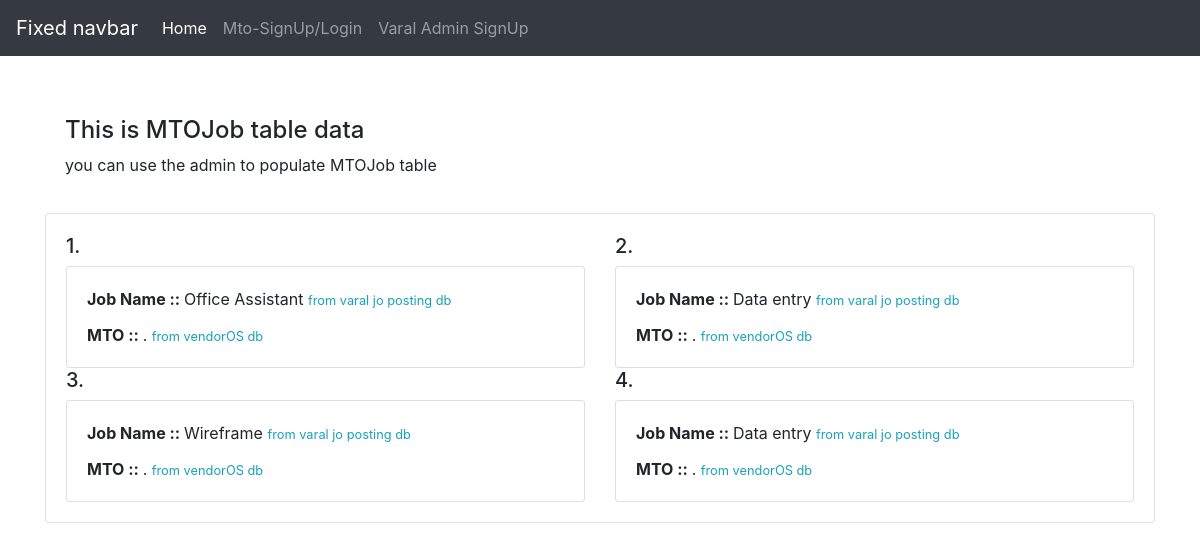
The app's page /, older data.
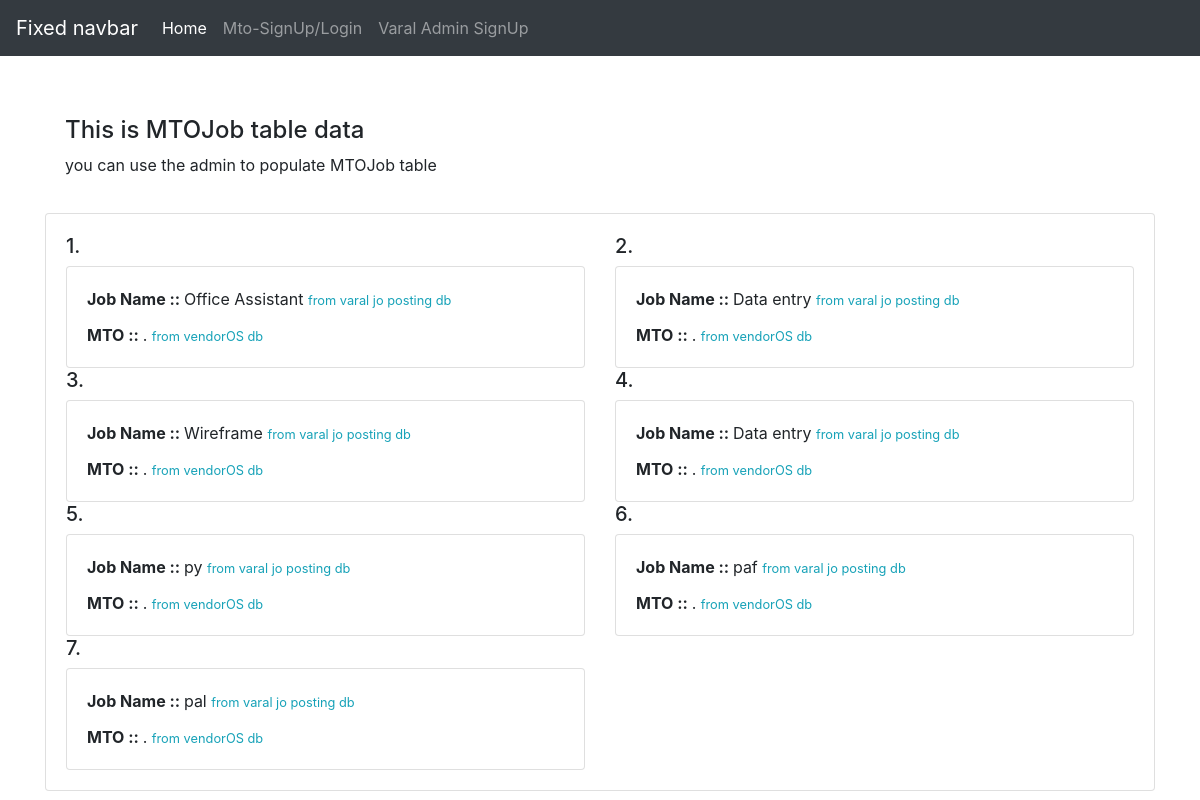
The same page, newer data.
### jobs/models.py (models this page shows, shortened)
class MTOJob(models.Model):
    job_id = models.ForeignKey(Jobs, on_delete=models.PROTECT, null=True)
    assigned_to = models.IntegerField(help_text='related to MTO')
    due_date = models.DateField()
    assigned_date = models.DateField(auto_now_add=True)
    fees = models.FloatField()
    rating_evaluation = models.IntegerField(null=True)
    payment_status = models.ForeignKey(PaymentStatus, verbose_name=_("payment status"), on_delete=models.CASCADE,
                                       null=True)
    completed_date = models.DateField(null=True)
    output_path = models.FileField(upload_to=output_directory_path)
    is_submitted = models.BooleanField(default=False)
    evaluation_status = models.ForeignKey(EvaluationStatus, on_delete=models.CASCADE)
    @property
    def mto(self):
        mto = MTO.objects.filter(id=self.assigned_to).first()
        return mto

class Jobs(models.Model):
    job_name = models.CharField(max_length=300, help_text='e.g develop website')
    cat_id = models.ForeignKey(MALRequirement, on_delete=models.CASCADE)
    target_date = models.DateTimeField(null=True, help_text='e.g 2021-10-25 14:30:59')
    job_description = models.CharField(_('job description'), max_length=1000, help_text='e.g car website')
    job_sample = models.FileField(upload_to='images/job_documents/job_samples')
    job_instructions = models.FileField(upload_to='images/job_documents/job_instructions', max_length=100, null=True)
    job_quantity = models.IntegerField(help_text="e.g Quantity of Job")
    people_required = models.PositiveIntegerField(validators=[MinValueValidator(1)],
                                                  help_text='e.g number of people required e.g 2')
    skills = models.CharField(_('skills'), max_length=500, help_text='e.g coding, data entry')
    job_cost = models.PositiveIntegerField(help_text="e.g currency AED")

### jobs/views.py (the view)
# urls.py: path('', home, name='home'),
def home(request):
    context = {'jobs': MTOJob.objects.all(), }
    return render(request, 'jobs/index.html', context)

### jobs/templates/jobs/index.html (shortened to what this page needs)
<!doctype html>
<html lang="en">
  <head>
    <link rel="stylesheet" href="https://stackpath.bootstrapcdn.com/bootstrap/4.3.1/css/bootstrap.min.css">
  </head>
  <body>
    <header>
      <nav class="navbar navbar-expand-md navbar-dark fixed-top bg-dark">
        <a class="navbar-brand" href="#">Fixed navbar</a>
        <div class="collapse navbar-collapse" id="navbarCollapse">
          <ul class="navbar-nav mr-auto">
            <li class="nav-item active">
              <a class="nav-link" href="#">Home <span class="sr-only">(current)</span></a>
            </li>
            {% if not request.user.is_authenticated %}
            <li class="nav-item">
              <a class="nav-link" href="{% url 'mto:login' %}">Mto-SignUp/Login</a>
            </li>
            <li class="nav-item">
              <a class="nav-link" href="{% url 'jobs:adm-reg' %} ">Varal Admin SignUp</a>
            </li>
            {% endif %}
          </ul>
        </div>
      </nav>
    </header>
    <main role="main" class="container mt-5">
		<div class="mt-5">
			<div class="card-body">
				<h4 class="mt-5">This is MTOJob table data</h4>
				<p>you can use the admin to populate MTOJob table</p>
			</div>
		</div>
        <div class="card">
          <div class="card-body">
            <div class="row">
              {% for job in jobs %}
              <div class="col-sm-6">
                <h5>{{forloop.counter}}.</h5>
                <div class="card">
                  <div class="card-body">
                    <p class="card-title"><b>Job Name :: </b> {{job.job_id.job_name}} <small class="text-info">from varal jo posting db</small></p>
                    <p class="card-text"><b>MTO :: </b>  {{ job.mto.full_name }} {{ job.mto.user.username }}. <small class="text-info">from vendorOS db</small></p>
                  </div>
                </div>
              </div>
              {% endfor %}
            </div>
          </div>
        </div>
    </main>
  </body>
</html>

Row changes from the older to the newer data that the page shows:
added MTOJob: job_id.job_name "py"
added MTOJob: job_id.job_name "paf"
added MTOJob: job_id.job_name "pal"
